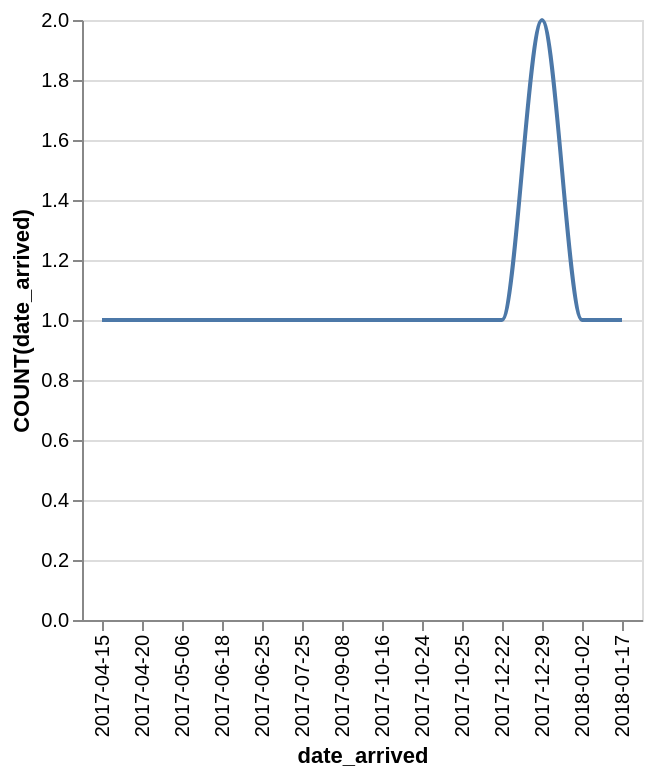

The specification (Vega-Lite) saved for this image:
### Vega-Lite specification from a JSON file in a GitHub repository (floating-point values rounded to 4 significant figures)
{"data": {"values": [{"x_data": "2017-04-15", "y_data": 1}, {"x_data": "2017-04-20", "y_data": 1}, {"x_data": "2017-05-06", "y_data": 1}, {"x_data": "2017-06-18", "y_data": 1}, {"x_data": "2017-06-25", "y_data": 1}, {"x_data": "2017-07-25", "y_data": 1}, {"x_data": "2017-09-08", "y_data": 1}, {"x_data": "2017-10-16", "y_data": 1}, {"x_data": "2017-10-24", "y_data": 1}, {"x_data": "2017-10-25", "y_data": 1}, {"x_data": "2017-12-22", "y_data": 1}, {"x_data": "2017-12-29", "y_data": 2}, {"x_data": "2018-01-02", "y_data": 1}, {"x_data": "2018-01-17", "y_data": 1}]}, "mark": {"type": "line", "interpolate": "monotone"}, "encoding": {"x": {"field": "x_data", "type": "nominal", "title": "date_arrived", "sort": "ascending"}, "y": {"field": "y_data", "type": "quantitative", "title": "COUNT(date_arrived)"}}}
